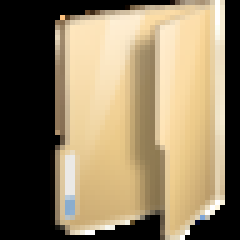
#> input picture platforms/zcu102_arm/images/aarch64-xilinx-linux/usr/share/libfm/images/folder.png, 48 x 48 px, given in place of the camera (shown 5 times larger)
$ python video.py
#> lines starting #> are read from the running program, lines starting #| are printed output that depends on the picture; after the words box and inside, x2 and y2 are one past the last pixel; in counts of white or black regions, pixels touching at a corner belong together
#> further down, frame is the input picture: shape (48, 48, 3); mean B, G, R 97.1, 125.8, 141.9
#
# Original code accessed 06/06/2018 at 10:41am EDT from
# https://rosettacode.org/wiki/Canny_edge_detector#Python
#
# This source code originally take from rosettacode.org licensed unde
# the GNU Free Documentation License, version 1.2. Please find that
# license next to this file in the same directory.
#
# Per the GNU Free Documentation License, version 1.2, this code is also
# licensed under GFDLv1.2 include any modifications made by the author.
#
# USC Stevens Institute for Innovation
# University of Southern California
# 1150 S. Olive Street, Suite 2300
# Los Angeles, CA 90115, USA
# ATTN: Accounting
#
# DISCLAIMER. USC MAKES NO EXPRESS OR IMPLIED WARRANTIES, EITHER IN FACT OR
# BY OPERATION OF LAW, BY STATUTE OR OTHERWISE, AND USC SPECIFICALLY AND
# EXPRESSLY DISCLAIMS ANY EXPRESS OR IMPLIED WARRANTY OF MERCHANTABILITY OR
# FITNESS FOR A PARTICULAR PURPOSE, VALIDITY OF THE SOFTWARE OR ANY OTHER
# INTELLECTUAL PROPERTY RIGHTS OR NON-INFRINGEMENT OF THE INTELLECTUAL
# PROPERTY OR OTHER RIGHTS OF ANY THIRD PARTY. SOFTWARE IS MADE AVAILABLE
# AS-IS. LIMITATION OF LIABILITY.  TO THE MAXIMUM EXTENT PERMITTED BY LAW,
# IN NO EVENT WILL USC BE LIABLE TO ANY USER OF THIS CODE FOR ANY INCIDENTAL,
# CONSEQUENTIAL, EXEMPLARY OR PUNITIVE DAMAGES OF ANY KIND, LOST GOODWILL,
# LOST PROFITS, LOST BUSINESS AND/OR ANY INDIRECT ECONOMIC DAMAGES WHATSOEVER,
# REGARDLESS OF WHETHER SUCH DAMAGES ARISE FROM CLAIMS BASED UPON CONTRACT,
# NEGLIGENCE, TORT (INCLUDING STRICT LIABILITY OR OTHER LEGAL THEORY), A
# BREACH OF ANY WARRANTY OR TERM OF THIS AGREEMENT, AND REGARDLESS OF
# WHETHER USC WAS ADVISED OR HAD REASON TO KNOW OF THE POSSIBILITY OF
# INCURRING SUCH DAMAGES IN ADVANCE.
#
# For additional licensing information, please contact:
# Rakesh Pandit
# USC Stevens Institute for Innovation
# University of Southern California
# 1150 S. Olive Street, Suite 2300
# Los Angeles, CA 90115, USA
# Tel: +1 213-821-3552
# Fax: +1 213-821-5001
# Email: rakeshvp@usc.edu and CC to: accounting@stevens.usc.edu
#


# Modified Version
# Author: Sam Skalicky, skalicky@isi.edu
# Institution: Information Sciences Institute, University of Southern California
#


import numpy as np
import cv2
from scipy.ndimage.filters import convolve, gaussian_filter

def CannyEdgeDetector(im, blur = 1, highThreshold = 91, lowThreshold = 31):
#> called with blur = 1, highThreshold = 91, lowThreshold = 31
    im = np.array(im, dtype=float) #Convert to float to prevent clipping values

    #Gaussian blur to reduce noise
    #gaussian_filter(im, blur)
    im2 = cv2.blur(im,(3,3))
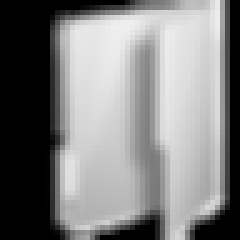
#> im2: shape (48, 48) float64 (shown 5 times larger); min 0, max 239, mean 127.9

    #Use sobel filters to get horizontal and vertical gradients
    im3h = convolve(im2,[[-1,0,1],[-2,0,2],[-1,0,1]])
    im3v = convolve(im2,[[1,2,1],[0,0,0],[-1,-2,-1]])
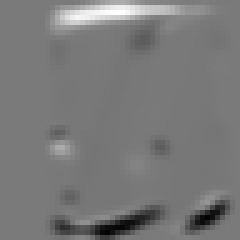
#> im3v: shape (48, 48) float64 (shown 5 times larger); min -576.9, max 625.8, mean -3.6; drawn with min black and max white

    #Get gradient and direction
    grad = np.power(np.power(im3h, 2.0) + np.power(im3v, 2.0), 0.5)
    theta = np.arctan2(im3v, im3h)
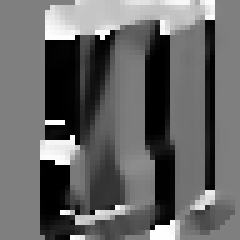
#> theta: shape (48, 48) float64 (shown 5 times larger); min -3.14, max 3.14, mean -0.625; drawn with min black and max white
    thetaQ = (np.round(theta * (5.0 / np.pi)) + 5) % 5 #Quantize direction
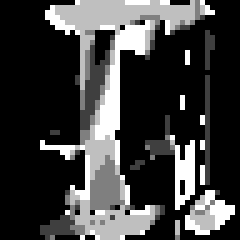
#> thetaQ: shape (48, 48) float64 (shown 5 times larger); min 0, max 4, mean 0.976; drawn with min black and max white

    #Non-maximum suppression
    gradSup = grad.copy()
    for r in range(im.shape[0]):
        for c in range(im.shape[1]):
            #Suppress pixels at the image edge
            if r == 0 or r == im.shape[0]-1 or c == 0 or c == im.shape[1] - 1:
                gradSup[r, c] = 0
                continue
            tq = thetaQ[r, c] % 4

            if tq == 0: #0 is E-W (horizontal)
                if grad[r, c] <= grad[r, c-1] or grad[r, c] <= grad[r, c+1]:
                    gradSup[r, c] = 0
            if tq == 1: #1 is NE-SW
                if grad[r, c] <= grad[r-1, c+1] or grad[r, c] <= grad[r+1, c-1]:
                    gradSup[r, c] = 0
            if tq == 2: #2 is N-S (vertical)
                if grad[r, c] <= grad[r-1, c] or grad[r, c] <= grad[r+1, c]:
                    gradSup[r, c] = 0
            if tq == 3: #3 is NW-SE
                if grad[r, c] <= grad[r-1, c-1] or grad[r, c] <= grad[r+1, c+1]:
                    gradSup[r, c] = 0

    #Double threshold
    strongEdges = (gradSup > highThreshold)
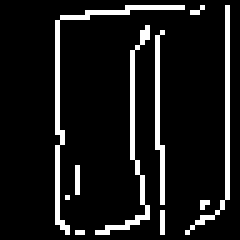
#> strongEdges: shape (48, 48) bool (shown 5 times larger); 10.1% white in thin lines or dots, all inside (x1, y1, x2, y2) = (11, 1, 46, 47)

    #Strong has value 2, weak has value 1
    thresholdedEdges = np.array(strongEdges, dtype=np.uint8) + (gradSup > lowThreshold)
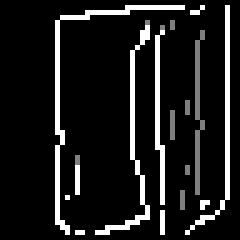
#> thresholdedEdges: shape (48, 48) (shown 5 times larger); min 0, max 2, mean 0.225; drawn with min black and max white

    #Tracing edges with hysteresis
    #Find weak edge pixels near strong edge pixels
    finalEdges = strongEdges.copy()
    currentPixels = []
    for r in range(1, im.shape[0]-1):
        for c in range(1, im.shape[1]-1):
            if thresholdedEdges[r, c] != 1:
                continue #Not a weak pixel

            #Get 3x3 patch
            localPatch = thresholdedEdges[r-1:r+2,c-1:c+2]
            patchMax = localPatch.max()
            if patchMax == 2:
                currentPixels.append((r, c))
                finalEdges[r, c] = 1
#> after the loop, currentPixels = [(4, 29), (5, 32), (32, 15)]

    #Extend strong edges based on current pixels
    while len(currentPixels) > 0:
        newPix = []
        for r, c in currentPixels:
            for dr in range(-1, 2):
                for dc in range(-1, 2):
                    if dr == 0 and dc == 0: continue
                    r2 = r+dr
                    c2 = c+dc
                    if thresholdedEdges[r2, c2] == 1 and finalEdges[r2, c2] == 0:
                        #Copy this weak pixel to final result
                        newPix.append((r2, c2))
                        finalEdges[r2, c2] = 1
        currentPixels = newPix
#> this loop made 2 passes
#> currentPixels on pass 1: [(31, 15)]
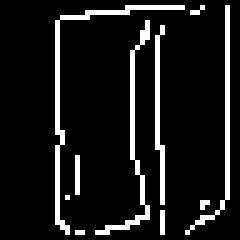
#> finalEdges: shape (48, 48) bool (shown 5 times larger); 10.2% white in thin lines or dots, all inside (x1, y1, x2, y2) = (11, 1, 46, 47)

    return finalEdges*255

if __name__=="__main__":
    capture = cv2.VideoCapture(0)

    # get vcap property
    width = int(capture.get(cv2.CAP_PROP_FRAME_WIDTH))
    height = int(capture.get(cv2.CAP_PROP_FRAME_HEIGHT))
    print('Resolution: ' + str(width) + 'x' + str(height))

    while True:
        ret, frame = capture.read()
        if frame is not None:
            gray = cv2.cvtColor(frame,cv2.COLOR_BGR2GRAY,1)

            finalEdges = CannyEdgeDetector(gray)
            result = np.array(finalEdges, dtype='uint8')

            cv2.imshow('Result',result)
            if cv2.waitKey(1) & 0xFF == ord('q'):
#> (key q is pressed here)
                cv2.destroyAllWindows()
                capture.release()
                break
